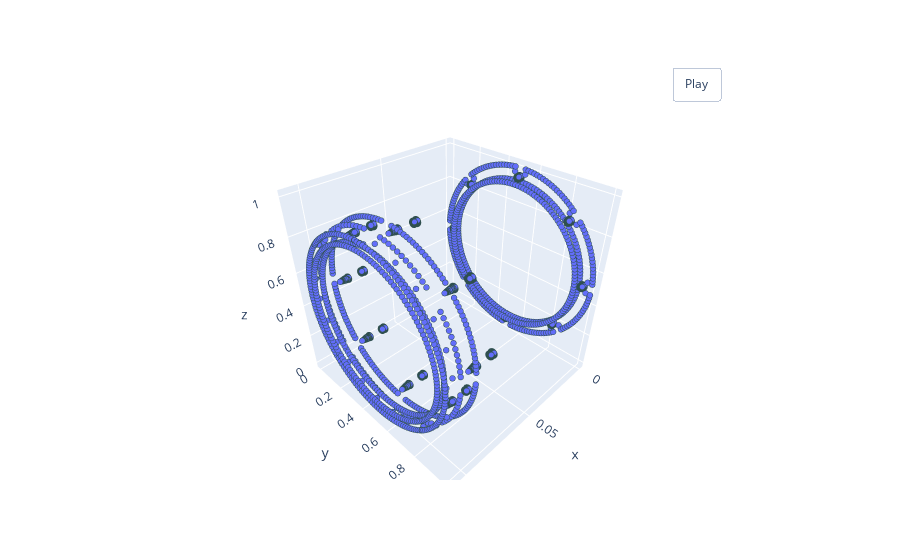

The notebook cell this image was saved under:
### Code cell
verts = np.array(mesh.vertices) 
pcshow(*verts.T)

### Figure 1 — Plotly figure (JSON) as saved in the notebook; plotly's stock layout.template omitted (floating-point values rounded to 4 significant figures; data arrays with more than 128 entries replaced by an {"elided": "..."} marker saying what was removed)
{"data": [{"marker": {"line": {"color": "DarkSlateGrey", "width": 2}, "size": 2}, "mode": "markers", "type": "scatter3d", "x": {"elided": "3887 float values"}, "y": {"elided": "3887 float values"}, "z": {"elided": "3887 float values"}}], "layout": {"updatemenus": [{"buttons": [{"args": [null, {"frame": {"duration": 50, "redraw": true}, "fromcurrent": true, "mode": "immediate", "transition": {"duration": 0}}], "label": "Play", "method": "animate"}], "pad": {"r": 10, "t": 45}, "showactive": false, "type": "buttons", "x": 0.8, "xanchor": "left", "y": 1, "yanchor": "bottom"}]}}
